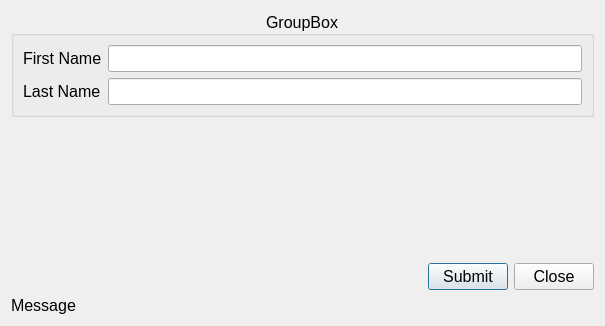
<?xml version="1.0" encoding="UTF-8"?>
<ui version="4.0">
 <class>d_Person</class>
 <widget class="QDialog" name="d_Person">
  <property name="windowModality">
   <enum>Qt::WindowModality::ApplicationModal</enum>
  </property>
  <property name="geometry">
   <rect>
    <x>0</x>
    <y>0</y>
    <width>605</width>
    <height>326</height>
   </rect>
  </property>
  <property name="font">
   <font>
    <pointsize>12</pointsize>
   </font>
  </property>
  <property name="windowTitle">
   <string>Sample Application</string>
  </property>
  <property name="windowIcon">
   <iconset resource="../../Icons/Icons.qrc">
    <normaloff>:/Main/MainIcon.png</normaloff>:/Main/MainIcon.png</iconset>
  </property>
  <layout class="QGridLayout" name="gridLayout">
   <item row="2" column="1">
    <widget class="QPushButton" name="pb_Submit">
     <property name="text">
      <string>Submit</string>
     </property>
     <property name="icon">
      <iconset resource="../../Icons/Icons.qrc">
       <normaloff>:/Buttons/Checkmark.png</normaloff>:/Buttons/Checkmark.png</iconset>
     </property>
    </widget>
   </item>
   <item row="2" column="2">
    <widget class="QPushButton" name="pb_Close">
     <property name="text">
      <string>Close</string>
     </property>
     <property name="icon">
      <iconset resource="../../Icons/Icons.qrc">
       <normaloff>:/Buttons/Cross.png</normaloff>:/Buttons/Cross.png</iconset>
     </property>
    </widget>
   </item>
   <item row="2" column="0">
    <spacer name="horizontalSpacer">
     <property name="orientation">
      <enum>Qt::Orientation::Horizontal</enum>
     </property>
     <property name="sizeHint" stdset="0">
      <size>
       <width>40</width>
       <height>20</height>
      </size>
     </property>
    </spacer>
   </item>
   <item row="1" column="0" colspan="3">
    <spacer name="verticalSpacer">
     <property name="orientation">
      <enum>Qt::Orientation::Vertical</enum>
     </property>
     <property name="sizeHint" stdset="0">
      <size>
       <width>20</width>
       <height>40</height>
      </size>
     </property>
    </spacer>
   </item>
   <item row="0" column="0" colspan="3">
    <widget class="QGroupBox" name="gb_Person">
     <property name="title">
      <string>GroupBox</string>
     </property>
     <property name="alignment">
      <set>Qt::AlignmentFlag::AlignCenter</set>
     </property>
     <layout class="QFormLayout" name="formLayout">
      <item row="0" column="0">
       <widget class="QLabel" name="label">
        <property name="text">
         <string>First Name</string>
        </property>
       </widget>
      </item>
      <item row="0" column="1">
       <widget class="QLineEdit" name="le_FirstName"/>
      </item>
      <item row="1" column="0">
       <widget class="QLabel" name="label_2">
        <property name="text">
         <string>Last Name</string>
        </property>
       </widget>
      </item>
      <item row="1" column="1">
       <widget class="QLineEdit" name="le_LastName"/>
      </item>
     </layout>
    </widget>
   </item>
   <item row="3" column="0" colspan="3">
    <widget class="QLabel" name="lb_Message">
     <property name="text">
      <string>Message</string>
     </property>
    </widget>
   </item>
  </layout>
 </widget>
 <resources>
  <include location="../../Icons/Icons.qrc"/>
 </resources>
 <connections/>
</ui>
